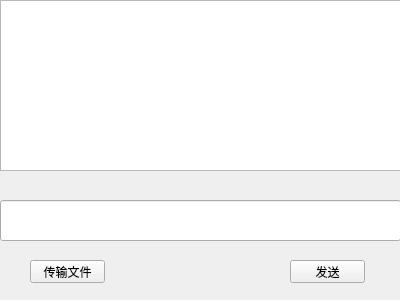
<?xml version="1.0" encoding="UTF-8"?>
<ui version="4.0">
 <class>PrivateChat</class>
 <widget class="QWidget" name="PrivateChat">
  <property name="geometry">
   <rect>
    <x>0</x>
    <y>0</y>
    <width>400</width>
    <height>300</height>
   </rect>
  </property>
  <property name="windowTitle">
   <string>Form</string>
  </property>
  <widget class="QTextEdit" name="textEdit">
   <property name="geometry">
    <rect>
     <x>0</x>
     <y>0</y>
     <width>401</width>
     <height>171</height>
    </rect>
   </property>
  </widget>
  <widget class="QLineEdit" name="lineEdit">
   <property name="geometry">
    <rect>
     <x>0</x>
     <y>200</y>
     <width>401</width>
     <height>41</height>
    </rect>
   </property>
  </widget>
  <widget class="QPushButton" name="sendButton">
   <property name="geometry">
    <rect>
     <x>290</x>
     <y>260</y>
     <width>75</width>
     <height>23</height>
    </rect>
   </property>
   <property name="text">
    <string>发送</string>
   </property>
  </widget>
  <widget class="QPushButton" name="fileButton">
   <property name="geometry">
    <rect>
     <x>30</x>
     <y>260</y>
     <width>75</width>
     <height>23</height>
    </rect>
   </property>
   <property name="text">
    <string>传输文件</string>
   </property>
  </widget>
 </widget>
 <resources/>
 <connections/>
</ui>
